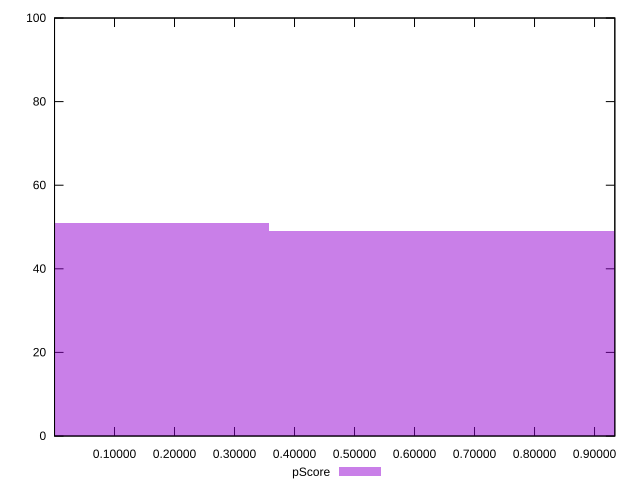

This figure's gnuplot source:
reset

$pScore <<EOF
0.7155944754481275 49
0 51
EOF

set key outside below
set boxwidth 0.7155944754481275
set xrange [0.000037782835347277555:0.9338195705791867]
set yrange [0:100]
set trange [0:100]
set style fill transparent solid 0.5 noborder
set terminal svg size 640, 490 enhanced background rgb 'white'
set output "report_00013_2021-02-09T12-04-24.940Z/max-potential-fid/samples/pages+cached+noadtech+nomedia+nocss/pScore/histogram.svg"

plot $pScore title "pScore" with boxes

reset
